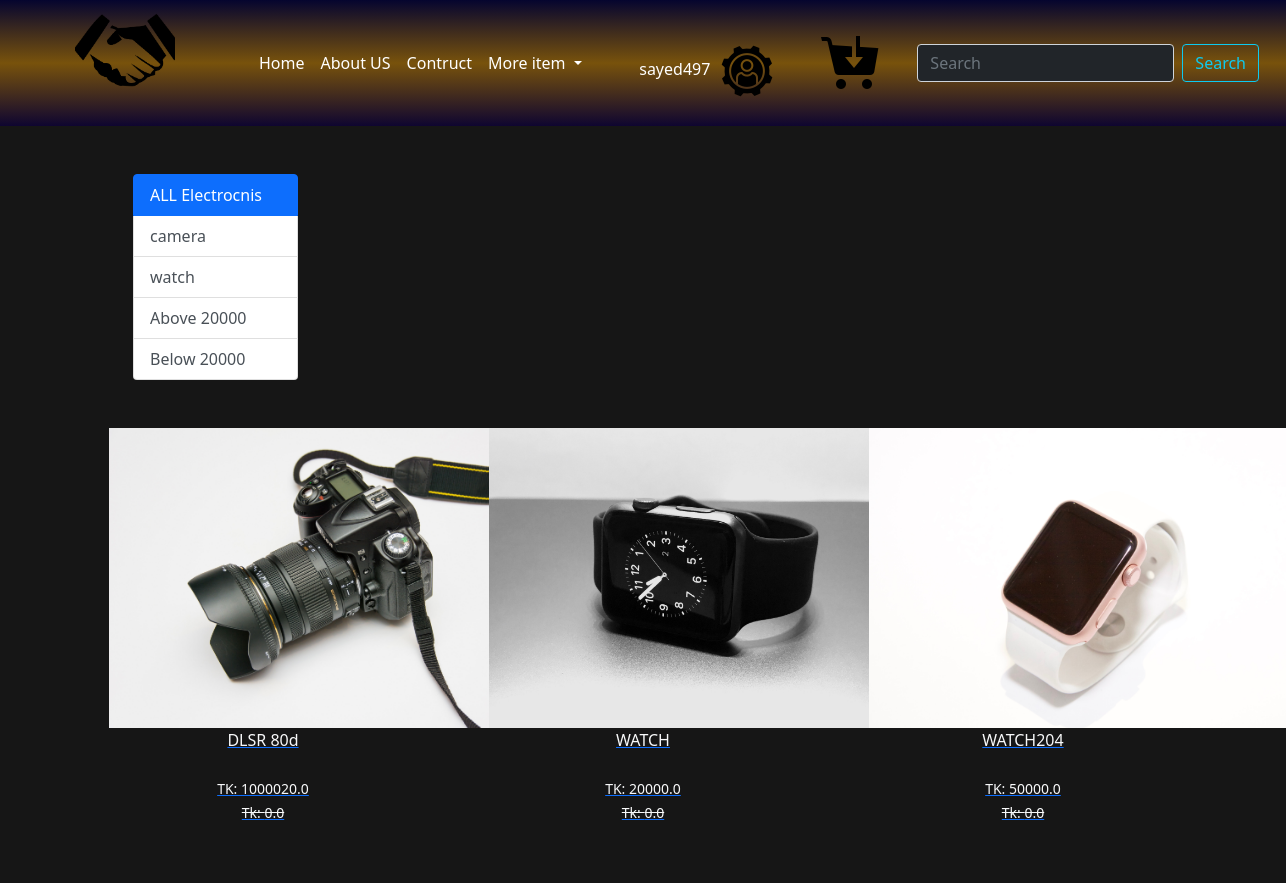
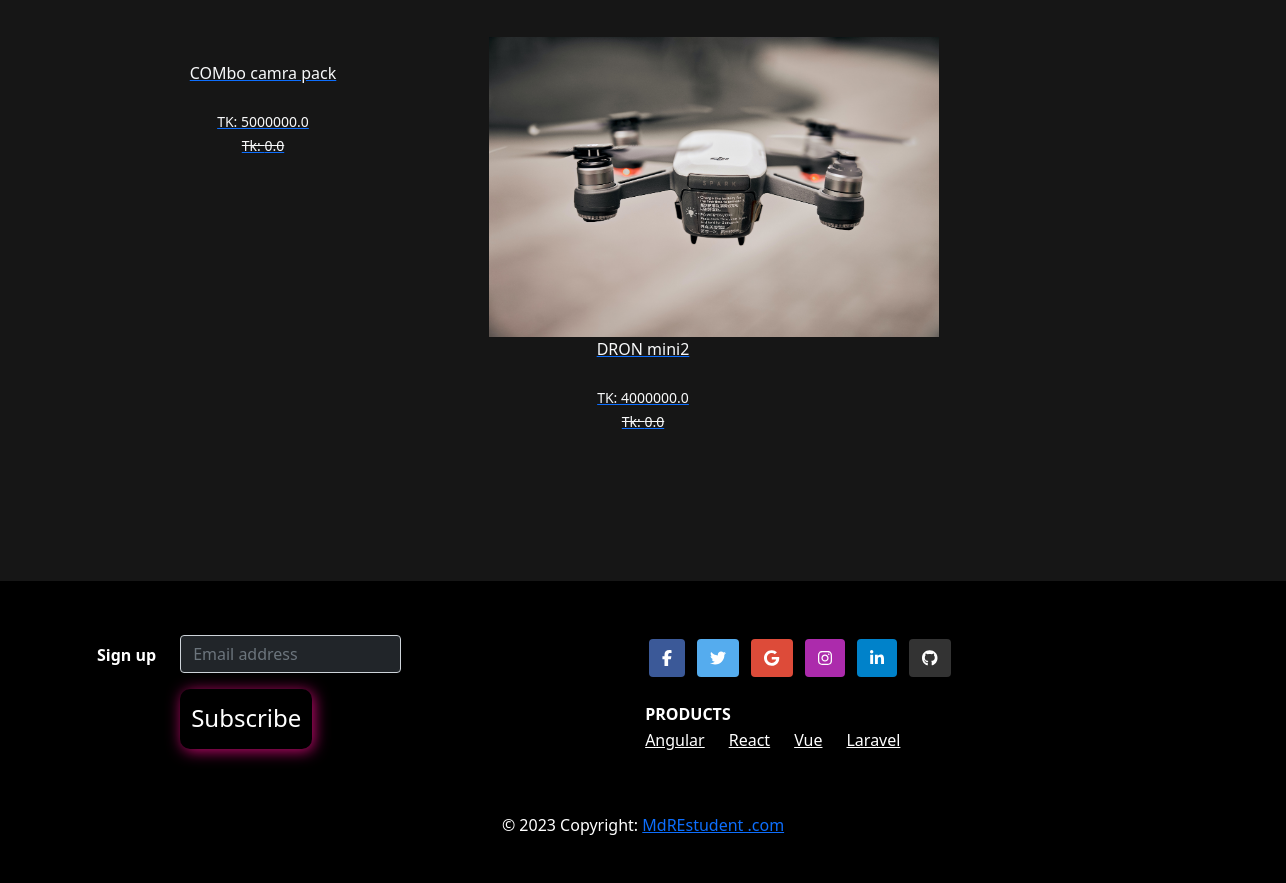
/Electronics/ (signed in), run on the app's committed database (2 pictures, top to bottom).
### Shop/models.py (models this page shows, shortened)
class Product(models.Model):
    title = models.CharField(max_length=100)
    selling_price = models.FloatField()
    discounted_price = models.FloatField()
    description = models.TextField()
    brand = models.CharField(max_length=100)
    category = models.CharField(choices=CATEGORY_CHOICES,max_length=3)
    product_image = models.ImageField(upload_to='productimg')

### Shop/views.py (the view)
def Electronicss( request, data =None ):
   if data == None:
      Electronic = Product.objects.filter(category = 'E')
   elif data == 'Watch' or data == 'infinity':
      Electronic = Product.objects.filter(category ='E').filter( brand = data)
   elif data == 'below':
      Electronic = Product.objects.filter(category = 'E').filter(discounted_price__lt =10000)
   elif data == 'above':
      Electronic = Product.objects.filter(category = 'E').filter(discounted_price__gt =10000)
   return render (request,'Shop/Electronics.html' ,{'Electronic':Electronic})

### Shop/templates/Shop/Electronics.html
{% extends 'Shop/base.html' %}
{% load static %}
{% block main-content %}
<div class="container my-5">
    <div class="row">
        <div class="col-sm-3">
            <div class="list-group mx-lg-5">
                            <a href="{% url 'Electronic' %}" class="list-group-item list-group-item-action active" aria-current="true">
                                ALL Electrocnis
                            </a>
                            <a href="{% url 'Electronicitem' 'Watch' %}" class="list-group-item list-group-item-action">camera</a>
                            <a href="{% url 'Electronicitem' 'infinity' %}" class="list-group-item list-group-item-action">watch</a>
                            <a href="{% url 'Electronicitem' 'above' %}" class="list-group-item list-group-item-action">Above 20000</a>
                            <a href="{% url 'Electronicitem' 'below' %}" class="list-group-item list-group-item-action">Below 20000</a>
                        </div>
        </div>
        <div class="">
            <div class=" row ">
                {% for product in Electronic  %}
                <div class="col-sm-4 text-center  mb-4">
                    <a class="m-5" href="{% url 'product-detail' product.id %}" class="btn">
                        <div class="item m-lg-4">
                            <img src="{{product.product_image.url}}" alt="" height="300" class="">
                            <div class=" text-light  ">{{product.title}}</div>
                        </div>
                        <div class=" text-light   ">
                             <small
                                class="fw-light   ">TK: {{product.selling_price}}</small>
                                  <br>
                                <small
                                class="fw-light text-decoration-line-through "> Tk: {{product.discounted_price}} </small>
                            </div>
                    </a>
                </div>
                {% endfor %}
            </div>
        </div>
    </div>
</div>
{% endblock main-content %}

### Shop/templates/Shop/base.html (shortened to what this page needs)
<!doctype html>
{% load static %}
<html lang="en">
<head>
    <link href="https://cdn.jsdelivr.net/npm/bootstrap@5.0.0-beta1/dist/css/bootstrap.min.css" rel="stylesheet"
>
    <link rel="stylesheet" href="{% static 'Shop/css/owl.carousel.min.css' %}">
    <link rel="stylesheet" href="{% static 'Shop/css/all.min.css' %}">
    <link rel="stylesheet" href="{% static 'Shop/css/style.css' %}">
</head>
<body>
    <nav class="navbar navbar-expand-lg bg-body-tertiary">
        <div class="container-fluid">
          <a class="navbar-brand " href="#"><img class="logos  mx-lg-5" src="{% static "Shop/images/Untitled design (3).png" %}" alt=""> </a>
          <button class=" menubtn" type="button" data-bs-toggle="collapse" data-bs-target="#navbarSupportedContent" aria-controls="navbarSupportedContent" aria-expanded="false" aria-label="Toggle navigation">
          </button>
          <div class="collapse navbar-collapse" id="navbarSupportedContent">
            <ul class="navbar-nav me-auto mb-2 mb-lg-0">
              <li class="nav-item">
                <a class="nav-link active " aria-current="page" href="{% url 'home' %}">Home</a>
              </li>
              <li class="nav-item">
                <a class="nav-link" href="#">About US</a>
              </li>
               <li class="nav-item" >
                 <a  class="nav-link" href="#">Contruct </a>
              </li>
              <li class="nav-item dropdown">
                <a class="nav-link dropdown-toggle" href="#" role="button" data-bs-toggle="dropdown" aria-expanded="false">
                 More item
                </a>
              </li>
            </ul>
            <ul class="navbar-nav me-auto mb-2 mb-lg-0 toolsIcon">
              <li class="nav-item" >
                <a  class="nav-link" href="#"> <li class="nav-item dropdown">
                  <a class="nav-link " href="#" role="button" data-bs-toggle="dropdown" aria-expanded="false">
                    <span>{{request.user}}  </span> <img src="{% static 'Shop/images/settings.png' %}" alt="">
                  </a>
                </li> </a>
             </li>
            </ul>
            <ul class="navbar-nav me-auto mb-2 mb-lg-0   toolsIcon ">
              <li class="nav-item tools" >
                <a  class="nav-link" href="{% url "showCart" %}"> <img src="{% static 'Shop/images/add cart.png' %}" alt=""> <sup  class="" href="#"></sup> </a>
             </li>
            </ul>
            <form class="d-flex" role="search">
              <input class="form-control bg-dark text-light me-2" type="search" placeholder="Search" aria-label="Search">
              <button class="btn btn-outline-info" type="submit">Search</button>
            </form>
          </div>
        </div>
      </nav>
    {% block main-content %} {% endblock main-content %}
    <footer class=" bg-successs text-center text-lg-start">
      <div class="container p-4 pb-0">
        <form action="">
          <div class="row">
            <div class="col-auto mb-4 mb-md-0">
              <p class="pt-2">
                <strong>Sign up</strong>
              </p>
            </div>
            <div class="col-md-5 col-12 mb-4 mb-md-0">
              <div class="form-outline w-50 mb-4">
                <input type="email" id="form5Example25" placeholder="Email address" class="form-control text-light bg-dark" />
                <button type="submit" class="btn text-dangers mt-3 pb-5 mb-4">
                  Subscribe
                </button>
              </div>
            </div>
            <div class="col-auto mb-4 mb-md-0">
        <section class="mb-4">
          <a
            class="btn text-white btn-floating m-1"
            style="background-color: #3b5998;"
            href="#!"
            role="button"
            ><i class="fab fa-facebook-f"></i
          ></a>
          <a
            class="btn text-white btn-floating m-1"
            style="background-color: #55acee;"
            href="#!"
            role="button"
            ><i class="fab fa-twitter"></i
          ></a>
          <a
            class="btn text-white btn-floating m-1"
            style="background-color: #dd4b39;"
            href="#!"
            role="button"
            ><i class="fab fa-google"></i
          ></a>
          <a
            class="btn text-white btn-floating m-1"
            style="background-color: #ac2bac;"
            href="#!"
            role="button"
            ><i class="fab fa-instagram"></i
          ></a>
          <a
            class="btn text-white btn-floating m-1"
            style="background-color: #0082ca;"
            href="#!"
            role="button"
            ><i class="fab fa-linkedin-in"></i
          ></a>
          <a
            class="btn text-white btn-floating m-1"
            style="background-color: #333333;"
            href="#!"
            role="button"
            ><i class="fab fa-github"></i
          ></a>
        </section>
          <h6 class="text-uppercase d-flex fw-bold mt-2 mb-1">
            Products
          </h6>
          <div class="d-flex gap-4">
          <p>
            <a href="#!" class="text-reset">Angular</a>
          </p>
          <p>
            <a href="#!" class="text-reset">React</a>
          </p>
          <p>
            <a href="#!" class="text-reset">Vue</a>
          </p>
          <p>
            <a href="#!" class="text-reset">Laravel</a>
          </p>
        </div>
            </div>
          </div>
        </form>
      </div>
      <div class="text-center p-3" style="background-color: black;  color: #fff;">
        © 2023 Copyright:
        <a class="text-link-light" href="#">MdREstudent .com</a>
      </div>
    </footer>
</body>
</html>

### Shop/static/Shop/css/style.css (style rules this page uses)
.bg-body-tertiary { position: relative; z-index: 10; width: 100%; background: linear-gradient(rgb(5, 5, 47) ,rgba(157, 105, 8, 0.725),rgb(14, 5, 48)); }
.text-dangers { background:transparent; box-shadow: 2px 2px 15px rgb(199, 9, 113); padding: 10px; color: #fff; font: 900; font-size: 24px; height: 50px; border-radius: 10px ; }
.logos { margin-top: -25px; height: 100px; }
.container-fluid li a { color: #fff; }
.navbar { padding: 15px; }
.menubtn { color: transparent; background: transparent; border: none; }
.bg-successs { padding: 30px; margin-top: 100px; color: #fff; background: #000; }
body { background: #161616; }

### data on the page
Product: product_image (picture), title "DLSR 80d", selling_price "1000020.0", discounted_price "0.0"
Product: product_image (picture), title "WATCH", selling_price "20000.0", discounted_price "0.0"
Product: product_image (picture), title "WATCH204", selling_price "50000.0", discounted_price "0.0"
Product: title "COMbo camra pack", selling_price "5000000.0", discounted_price "0.0"
Product: product_image (picture), title "DRON mini2", selling_price "4000000.0", discounted_price "0.0"

### other printed values
{{ request.user }} "sayed497"
